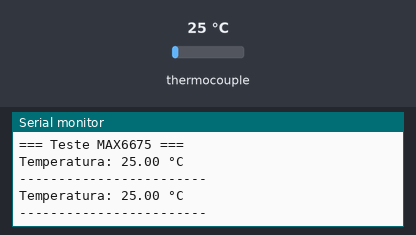
Bench run of a sketch on a simulated Arduino Uno, built with avr-gcc and run on an emulated ATmega328P. Parts: the last lines printed to the serial monitor. Wiring (inferred from the names in the program): MAX6675 thermocouple converter: CS pin 5; MISO pin 19; SCK pin 18. Inputs (shaded band) come from the test bench; at power-on: thermocouple 25 °C.

Above: at 1.4 s.
1.5 s: thermocouple set to 6 °C
At 2.8 s:
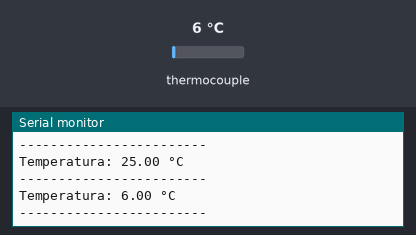
3.0 s: thermocouple set to 75 °C
At 3.9 s:
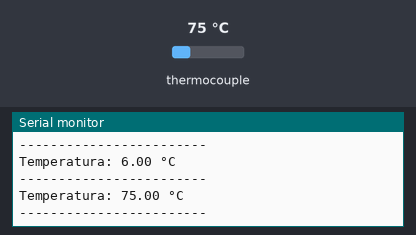
Timing chart, 0 to 6.0 s (numbered marks = the images above; inputs shaded):
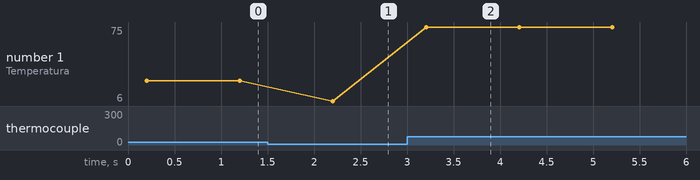

The sketch:

termopar.ino
```cpp
int pinCLK = 18;
int pinCS  = 5;
int pinDO  = 19;

void setup() {
  Serial.begin(115200);
  pinMode(pinCLK, OUTPUT);
  pinMode(pinCS, OUTPUT);
  pinMode(pinDO, INPUT);
  digitalWrite(pinCS, HIGH);
  digitalWrite(pinCLK, LOW);
  delay(200);
  Serial.println("=== Teste MAX6675 ===");
}

uint16_t readRaw16() {
  uint16_t value = 0;
  digitalWrite(pinCS, LOW);
  delayMicroseconds(2);

  for (int i = 15; i >= 0; i--) {
    digitalWrite(pinCLK, HIGH);
    delayMicroseconds(5);
    value |= ((uint16_t)digitalRead(pinDO) << i);
    digitalWrite(pinCLK, LOW);
    delayMicroseconds(5);
  }

  digitalWrite(pinCS, HIGH);
  return value;
}

void loop() {
  uint16_t raw = readRaw16();

  if (raw & 0x4) {
    Serial.println("⚠️  FAULT detectado — termopar desconectado ou mal contato!");
  } else {
    float tempC = (raw >> 3) * 0.25;
    Serial.print("Temperatura: ");
    Serial.print(tempC, 2);
    Serial.println(" °C");
  }

  Serial.println("------------------------");
  delay(1000);
}
```

Measured:
- after the input at 1.5 s, the serial monitor: prints a new line after 0.70 s (image 1)
- after the input at 3.0 s, the serial monitor: prints a new line after 0.20 s (image 2)
- plotted number 1: 25 → 6 after the input at 1.5 s, 6 → 75 after the input at 3.0 s
